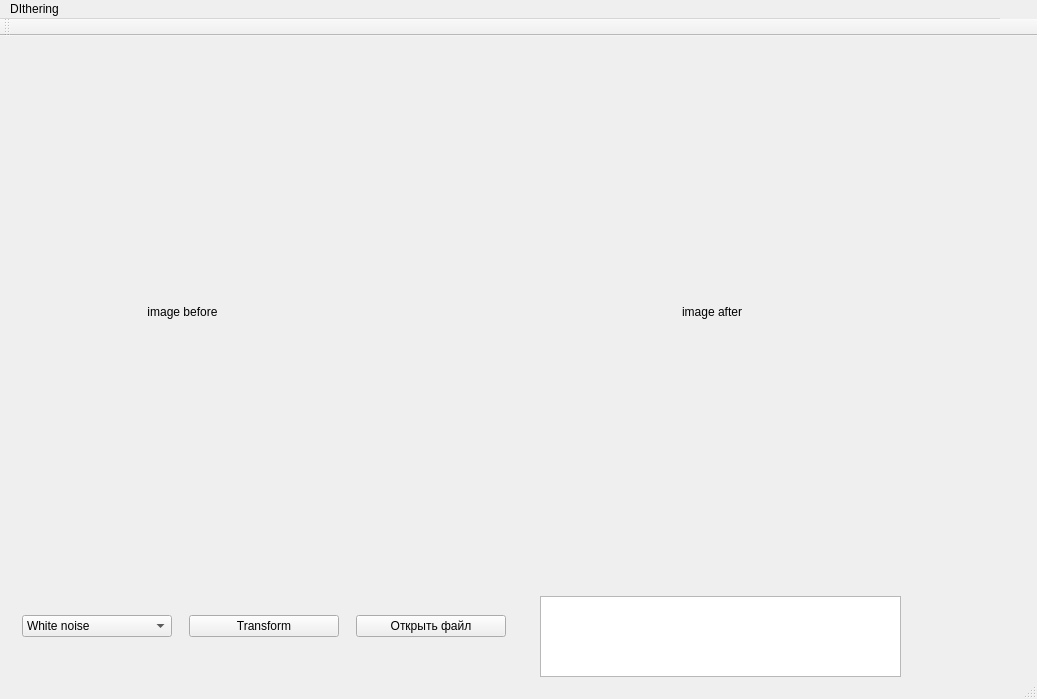
<?xml version="1.0" encoding="UTF-8"?>
<ui version="4.0">
 <class>MainWindow</class>
 <widget class="QMainWindow" name="MainWindow">
  <property name="geometry">
   <rect>
    <x>0</x>
    <y>0</y>
    <width>1037</width>
    <height>699</height>
   </rect>
  </property>
  <property name="windowTitle">
   <string>MainWindow</string>
  </property>
  <widget class="QWidget" name="centralWidget">
   <widget class="QWidget" name="horizontalLayoutWidget">
    <property name="geometry">
     <rect>
      <x>0</x>
      <y>0</y>
      <width>1031</width>
      <height>551</height>
     </rect>
    </property>
    <layout class="QHBoxLayout" name="horizontalLayout">
     <item>
      <widget class="QLabel" name="img2">
       <property name="text">
        <string>                                         image before</string>
       </property>
      </widget>
     </item>
     <item>
      <widget class="QLabel" name="img1">
       <property name="maximumSize">
        <size>
         <width>1000</width>
         <height>1000</height>
        </size>
       </property>
       <property name="text">
        <string>                                                 image after</string>
       </property>
      </widget>
     </item>
    </layout>
   </widget>
   <widget class="QTextEdit" name="Results">
    <property name="geometry">
     <rect>
      <x>540</x>
      <y>560</y>
      <width>361</width>
      <height>81</height>
     </rect>
    </property>
    <property name="undoRedoEnabled">
     <bool>true</bool>
    </property>
    <property name="readOnly">
     <bool>true</bool>
    </property>
   </widget>
   <widget class="QWidget" name="horizontalLayoutWidget_2">
    <property name="geometry">
     <rect>
      <x>0</x>
      <y>550</y>
      <width>531</width>
      <height>80</height>
     </rect>
    </property>
    <layout class="QHBoxLayout" name="horizontalLayout_3">
     <item>
      <widget class="QComboBox" name="comboBox">
       <property name="maximumSize">
        <size>
         <width>150</width>
         <height>16777215</height>
        </size>
       </property>
       <property name="currentText">
        <string>White noise</string>
       </property>
       <item>
        <property name="text">
         <string>White noise</string>
        </property>
       </item>
       <item>
        <property name="text">
         <string>Blue noise</string>
        </property>
       </item>
       <item>
        <property name="text">
         <string>Brow noise</string>
        </property>
       </item>
       <item>
        <property name="text">
         <string>Violet noise</string>
        </property>
       </item>
       <item>
        <property name="text">
         <string>Pink noise</string>
        </property>
       </item>
      </widget>
     </item>
     <item>
      <widget class="QPushButton" name="pushButton_2">
       <property name="maximumSize">
        <size>
         <width>150</width>
         <height>16777215</height>
        </size>
       </property>
       <property name="text">
        <string>Transform</string>
       </property>
      </widget>
     </item>
     <item>
      <widget class="QPushButton" name="pushButton">
       <property name="maximumSize">
        <size>
         <width>150</width>
         <height>16777215</height>
        </size>
       </property>
       <property name="text">
        <string>Открыть файл</string>
       </property>
      </widget>
     </item>
    </layout>
   </widget>
  </widget>
  <widget class="QMenuBar" name="menuBar">
   <property name="geometry">
    <rect>
     <x>0</x>
     <y>0</y>
     <width>1000</width>
     <height>26</height>
    </rect>
   </property>
   <property name="maximumSize">
    <size>
     <width>1000</width>
     <height>1000</height>
    </size>
   </property>
   <widget class="QMenu" name="menuDIthering">
    <property name="title">
     <string>DIthering</string>
    </property>
   </widget>
   <addaction name="menuDIthering"/>
  </widget>
  <widget class="QToolBar" name="mainToolBar">
   <attribute name="toolBarArea">
    <enum>TopToolBarArea</enum>
   </attribute>
   <attribute name="toolBarBreak">
    <bool>false</bool>
   </attribute>
  </widget>
  <widget class="QStatusBar" name="statusBar"/>
 </widget>
 <layoutdefault spacing="6" margin="11"/>
 <resources/>
 <connections/>
</ui>
